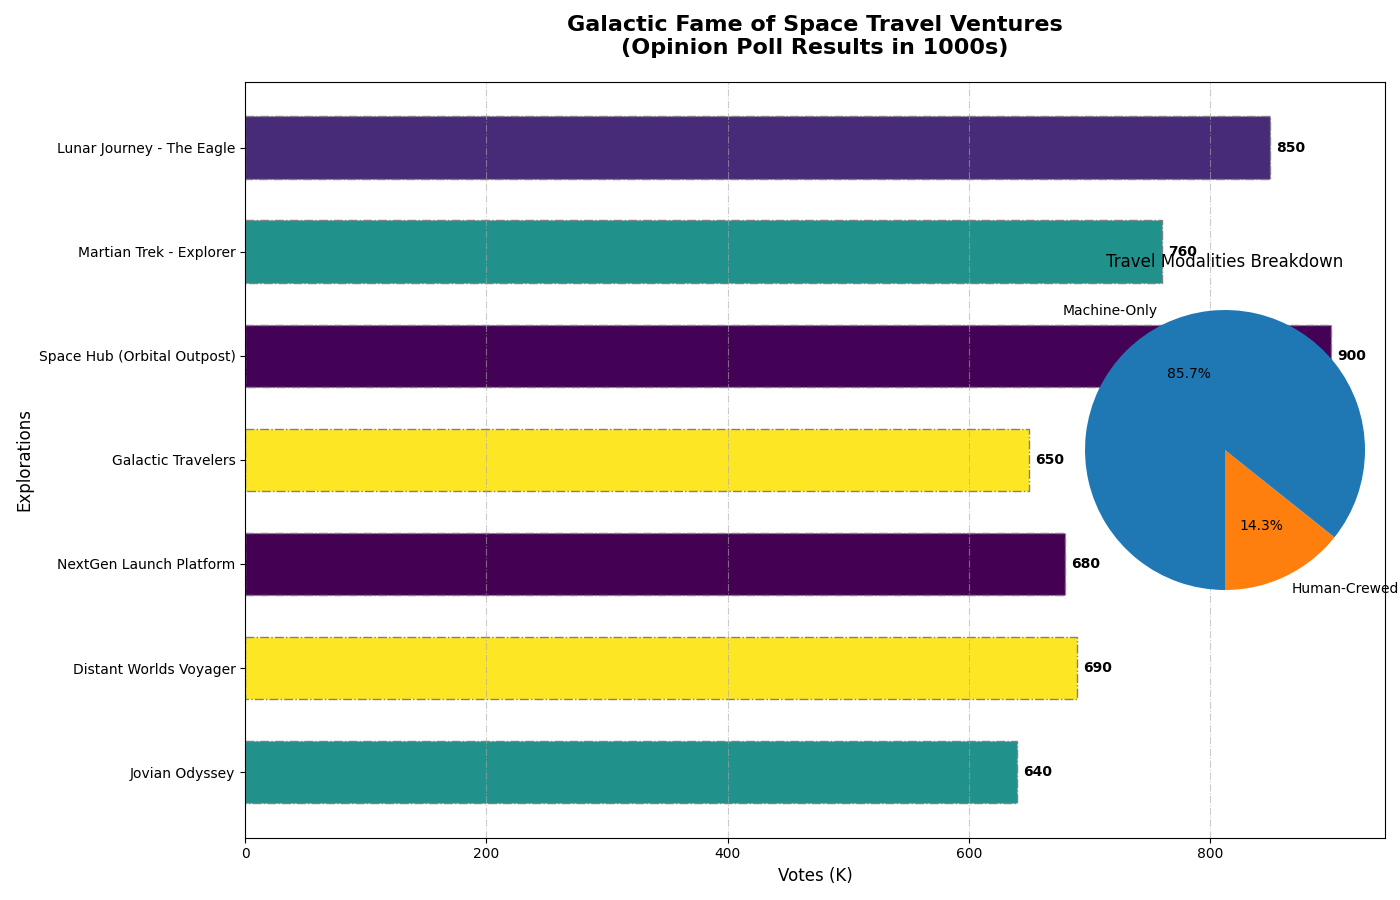

Reproduce this figure in Python.
import matplotlib.pyplot as plt
import numpy as np

missions = [
    'Lunar Journey - The Eagle',
    'Martian Trek - Explorer',
    'Space Hub (Orbital Outpost)',
    'Galactic Travelers',
    'NextGen Launch Platform',
    'Distant Worlds Voyager',
    'Jovian Odyssey',
]

votes = np.array([850, 760, 900, 650, 680, 690, 640])

fig, ax = plt.subplots(figsize=(14, 9))

shuffled_colors = [
    (0.280267, 0.165302, 0.470647, 1.0),
    (0.127568, 0.566949, 0.550556, 1.0),
    (0.26851, 0.009605, 0.335427, 1.0),
    (0.993248, 0.906157, 0.143936, 1.0),
    (0.267004, 0.004874, 0.329415, 1.0),
    (0.993248, 0.906157, 0.143936, 1.0),
    (0.127568, 0.566949, 0.550556, 1.0)
]

bars = ax.barh(missions, votes, color=shuffled_colors, edgecolor='gray', height=0.6, linestyle='-.')

ax.set_title("Galactic Fame of Space Travel Ventures\n(Opinion Poll Results in 1000s)", fontsize=16, fontweight='bold', pad=20)
ax.set_xlabel('Votes (K)', fontsize=12)
ax.set_ylabel('Explorations', fontsize=12)

for bar in bars:
    width = bar.get_width()
    ax.text(width + 5, bar.get_y() + bar.get_height()/2, f'{width}', va='center', ha='left', fontsize=10, fontweight='bold', color='black')

ax.invert_yaxis()
ax.xaxis.grid(True, linestyle='-.', alpha=0.6, color='darkgray')

fig.subplots_adjust(right=0.7)
ax2 = fig.add_axes([0.75, 0.2, 0.25, 0.6])

types = ['Human-Crewed', 'Machine-Only']
counts = [1, 6]  # Adjusted the count here to reflect the change of data

ax2.pie(counts, labels=types, colors=['#ff7f0e', '#1f77b4'], autopct='%1.1f%%', startangle=270, counterclock=True)
ax2.set_title('Travel Modalities Breakdown', fontsize=12)

plt.tight_layout()
plt.show()
